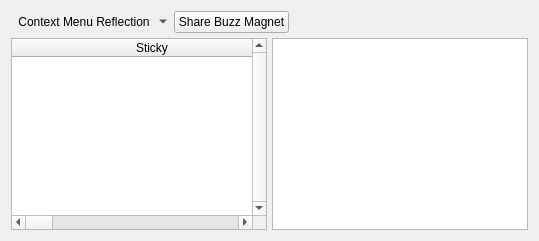
              <widget class="QWidget" name="layoutWidget1">
               <layout class="QVBoxLayout" name="verticalLayout_57">
                <property name="spacing">
                 <number>5</number>
                </property>
                <item>
                 <layout class="QHBoxLayout" name="horizontalLayout_26">
                  <property name="spacing">
                   <number>5</number>
                  </property>
                  <item>
                   <widget class="QToolButton" name="neighborsActionMenu">
                    <property name="toolTip">
                     <string>Context Menu</string>
                    </property>
                    <property name="text">
                     <string>Context Menu Reflection</string>
                    </property>
                    <property name="icon">
                     <iconset resource="../Icons/icons.qrc">
                      <normaloff>:/generic/menu.png</normaloff>:/generic/menu.png</iconset>
                    </property>
                    <property name="popupMode">
                     <enum>QToolButton::MenuButtonPopup</enum>
                    </property>
                    <property name="autoRaise">
                     <bool>true</bool>
                    </property>
                   </widget>
                  </item>
                  <item>
                   <widget class="QPushButton" name="shareBuzzMagnet">
                    <property name="text">
                     <string>Share Buzz Magnet</string>
                    </property>
                   </widget>
                  </item>
                  <item>
                   <spacer name="horizontalSpacer_22">
                    <property name="orientation">
                     <enum>Qt::Horizontal</enum>
                    </property>
                    <property name="sizeHint" stdset="0">
                     <size>
                      <width>40</width>
                      <height>20</height>
                     </size>
                    </property>
                   </spacer>
                  </item>
                 </layout>
                </item>
                <item>
                 <layout class="QHBoxLayout" name="horizontalLayout_48">
                  <property name="spacing">
                   <number>5</number>
                  </property>
                  <item>
                   <widget class="QTableWidget" name="neighbors">
                    <property name="maximumSize">
                     <size>
                      <width>16777215</width>
                      <height>16777215</height>
                     </size>
                    </property>
                    <property name="verticalScrollBarPolicy">
                     <enum>Qt::ScrollBarAlwaysOn</enum>
                    </property>
                    <property name="alternatingRowColors">
                     <bool>true</bool>
                    </property>
                    <property name="selectionMode">
                     <enum>QAbstractItemView::SingleSelection</enum>
                    </property>
                    <property name="selectionBehavior">
                     <enum>QAbstractItemView::SelectRows</enum>
                    </property>
                    <property name="horizontalScrollMode">
                     <enum>QAbstractItemView::ScrollPerPixel</enum>
                    </property>
                    <property name="sortingEnabled">
                     <bool>true</bool>
                    </property>
                    <attribute name="horizontalHeaderDefaultSectionSize">
                     <number>280</number>
                    </attribute>
                    <attribute name="horizontalHeaderShowSortIndicator" stdset="0">
                     <bool>true</bool>
                    </attribute>
                    <attribute name="horizontalHeaderStretchLastSection">
                     <bool>true</bool>
                    </attribute>
                    <column>
                     <property name="text">
                      <string>Sticky</string>
                     </property>
                    </column>
                    <column>
                     <property name="text">
                      <string>UUID</string>
                     </property>
                    </column>
                    <column>
                     <property name="text">
                      <string>Status</string>
                     </property>
                    </column>
                    <column>
                     <property name="text">
                      <string>SSL Key Size</string>
                     </property>
                    </column>
                    <column>
                     <property name="text">
                      <string>Status Control</string>
                     </property>
                    </column>
                    <column>
                     <property name="text">
                      <string>Local IP</string>
                     </property>
                    </column>
                    <column>
                     <property name="text">
                      <string>Local Port</string>
                     </property>
                    </column>
                    <column>
                     <property name="text">
                      <string>External IP</string>
                     </property>
                    </column>
                    <column>
                     <property name="text">
                      <string>External Port</string>
                     </property>
                    </column>
                    <column>
                     <property name="text">
                      <string>Country</string>
                     </property>
                    </column>
                    <column>
                     <property name="text">
                      <string>Remote IP</string>
                     </property>
                    </column>
                    <column>
                     <property name="text">
                      <string>Remote Port</string>
                     </property>
                    </column>
                    <column>
                     <property name="text">
                      <string>Scope ID</string>
                     </property>
                    </column>
                    <column>
                     <property name="text">
                      <string>Protocol</string>
                     </property>
                    </column>
                    <column>
                     <property name="text">
                      <string>Proxy Hostname</string>
                     </property>
                    </column>
                    <column>
                     <property name="text">
                      <string>Proxy Port</string>
                     </property>
                    </column>
                    <column>
                     <property name="text">
                      <string>Max. Buffer Size (Bytes)</string>
                     </property>
                    </column>
                    <column>
                     <property name="text">
                      <string>Max. Content Length (Bytes)</string>
                     </property>
                    </column>
                    <column>
                     <property name="text">
                      <string>Echo Mode</string>
                     </property>
                    </column>
                    <column>
                     <property name="text">
                      <string>Uptime (Seconds)</string>
                     </property>
                    </column>
                    <column>
                     <property name="text">
                      <string>Allow Certificate Exceptions</string>
                     </property>
                    </column>
                    <column>
                     <property name="text">
                      <string>Certificate SHA-512 Hash</string>
                     </property>
                    </column>
                    <column>
                     <property name="text">
                      <string>Bytes Read</string>
                     </property>
                    </column>
                    <column>
                     <property name="text">
                      <string>Bytes Written</string>
                     </property>
                    </column>
                    <column>
                     <property name="text">
                      <string>SSL Session Cipher</string>
                     </property>
                    </column>
                    <column>
                     <property name="text">
                      <string>Account Name</string>
                     </property>
                    </column>
                    <column>
                     <property name="text">
                      <string>Account Authenticated</string>
                     </property>
                    </column>
                    <column>
                     <property name="text">
                      <string>Transport</string>
                     </property>
                    </column>
                    <column>
                     <property name="text">
                      <string>Orientation</string>
                     </property>
                    </column>
                    <column>
                     <property name="text">
                      <string>Message of the Day</string>
                     </property>
                    </column>
                    <column>
                     <property name="text">
                      <string>Encrypted</string>
                     </property>
                    </column>
                    <column>
                     <property name="text">
                      <string>certificate</string>
                     </property>
                    </column>
                    <column>
                     <property name="text">
                      <string>Adaptive Echo Token</string>
                     </property>
                    </column>
                    <column>
                     <property name="text">
                      <string>Adaptive Echo Token Type</string>
                     </property>
                    </column>
                    <column>
                     <property name="text">
                      <string>SSL Control String</string>
                     </property>
                    </column>
                    <column>
                     <property name="text">
                      <string>Priority</string>
                     </property>
                    </column>
                    <column>
                     <property name="text">
                      <string>Lane Width (Bytes)</string>
                     </property>
                    </column>
                    <column>
                     <property name="text">
                      <string>Passthrough</string>
                     </property>
                    </column>
                    <column>
                     <property name="text">
                      <string>Wait-For-Bytes-Written (Milliseconds)</string>
                     </property>
                    </column>
                    <column>
                     <property name="text">
                      <string>Private Application Credentials</string>
                     </property>
                    </column>
                    <column>
                     <property name="text">
                      <string>Silence Time (Seconds)</string>
                     </property>
                    </column>
                    <column>
                     <property name="text">
                      <string>OID</string>
                     </property>
                    </column>
                   </widget>
                  </item>
                  <item>
                   <widget class="QTextBrowser" name="neighborSummary">
                    <property name="sizePolicy">
                     <sizepolicy hsizetype="Minimum" vsizetype="Expanding">
                      <horstretch>0</horstretch>
                      <verstretch>0</verstretch>
                     </sizepolicy>
                    </property>
                    <property name="font">
                     <font>
                      <family>Monospace</family>
                     </font>
                    </property>
                    <property name="tabChangesFocus">
                     <bool>true</bool>
                    </property>
                    <property name="openLinks">
                     <bool>false</bool>
                    </property>
                   </widget>
                  </item>
                 </layout>
                </item>
               </layout>
              </widget>
